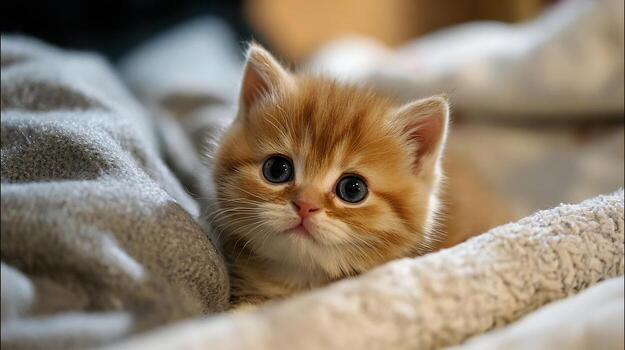
#> input picture cat_image.jpg, 625 x 350 px
$ python Image-Filter.py
#> lines starting #> are read from the running program, lines starting #| are printed output that depends on the picture
import numpy as np
import matplotlib.pyplot as plt

def process_image(path):
    # 1. Load the image and convert to float (0.0 to 1.0)
    # This prevents the "overflow" issues common with uint8 (0-255)
#> called with path = 'cat_image.jpg'
    img = plt.imread(path).astype(float) / 255.0

    # --- BRIGHTEN ---
    # We use a simple scalar addition. NumPy broadcasts 0.2 to every pixel.
    # We then use np.clip to ensure no value exceeds 1.0
    brightened = np.clip(img + 0.2, 0, 1)
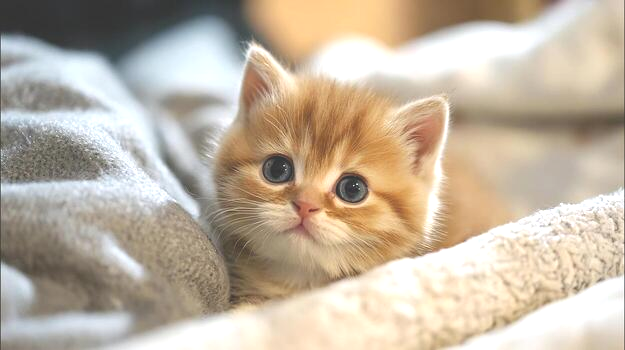
#> brightened: shape (350, 625, 3) float64; mean R, G, B 0.759, 0.705, 0.634

    # --- GRAYSCALE ---
    # Weights based on human perception: R: 29.9%, G: 58.7%, B: 11.4%
    weights = np.array([0.2989, 0.5870, 0.1140])

    # The dot product multiplies each RGB pixel by the weights and sums them
    # Resulting shape goes from (H, W, 3) to (H, W)
    grayscale = np.dot(img[..., :3], weights)
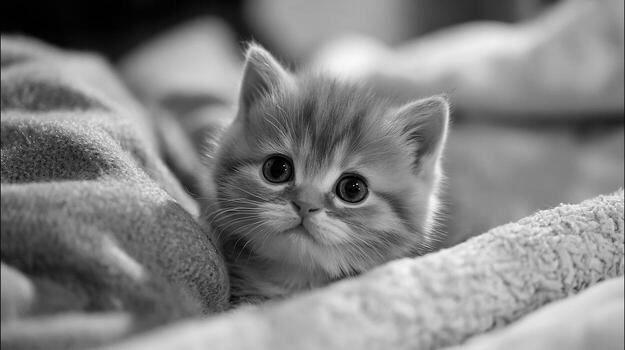
#> grayscale: shape (350, 625) float64; min 0, max 0.978, mean 0.518

    # --- TINT (Broadcasting a Vector) ---
    # Adding a 1D vector [R, G, B] to a 3D matrix (H, W, 3)
    # This adds 0.3 to Red and 0 to Blue/Green
    red_tint = np.clip(img + np.array([0.3, 0, 0]), 0, 1)
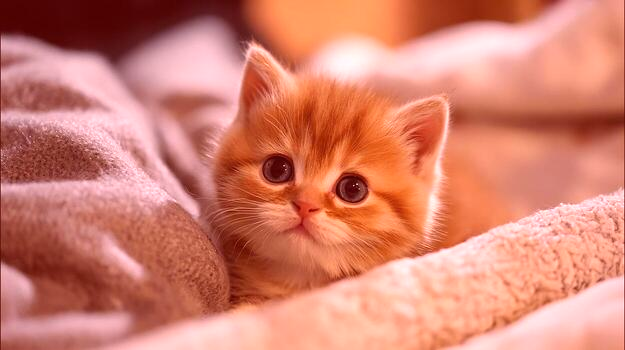
#> red_tint: shape (350, 625, 3) float64; mean R, G, B 0.837, 0.509, 0.438

    # Display results
    fig, axes = plt.subplots(1, 4, figsize=(15, 5))
    axes[0].imshow(img); axes[0].set_title("Original")
    axes[1].imshow(brightened); axes[1].set_title("Brightened (+0.2)")
    axes[2].imshow(grayscale, cmap='gray'); axes[2].set_title("Grayscale (Weighted)")
    axes[3].imshow(red_tint); axes[3].set_title("Red Tint (Vector Add)")

    for ax in axes: ax.axis('off')
    plt.show()
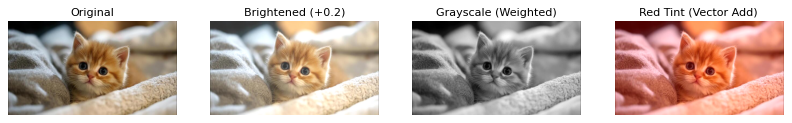
#> figure drawn by matplotlib, 4 panels

# Add this at the bottom of your file
if __name__ == "__main__":
    process_image("cat_image.jpg")  # Make sure this filename is correct!
